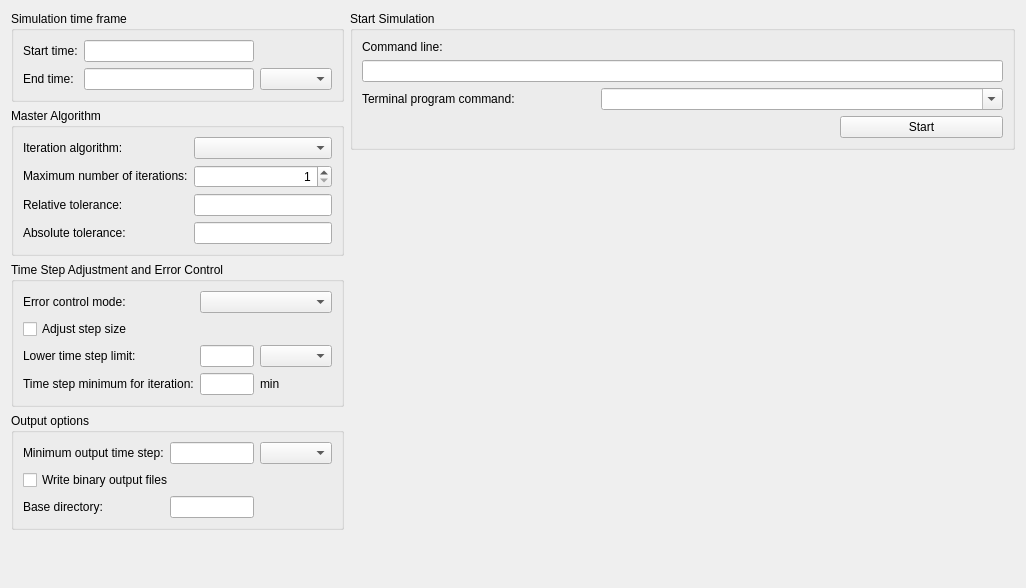
<?xml version="1.0" encoding="UTF-8"?>
<ui version="4.0">
 <class>MSIMViewSimulation</class>
 <widget class="QWidget" name="MSIMViewSimulation">
  <property name="geometry">
   <rect>
    <x>0</x>
    <y>0</y>
    <width>1026</width>
    <height>588</height>
   </rect>
  </property>
  <property name="windowTitle">
   <string>Form</string>
  </property>
  <layout class="QHBoxLayout" name="horizontalLayout" stretch="1,2">
   <item>
    <layout class="QVBoxLayout" name="verticalLayout">
     <item>
      <widget class="QGroupBox" name="groupBox">
       <property name="title">
        <string>Simulation time frame</string>
       </property>
       <layout class="QGridLayout" name="gridLayout_2">
        <item row="0" column="0">
         <widget class="QLabel" name="label">
          <property name="text">
           <string>Start time:</string>
          </property>
         </widget>
        </item>
        <item row="0" column="1">
         <widget class="QLineEdit" name="lineEditStartTime"/>
        </item>
        <item row="0" column="2">
         <widget class="QLabel" name="labelStartTimeUnit"/>
        </item>
        <item row="1" column="0">
         <widget class="QLabel" name="label_2">
          <property name="text">
           <string>End time:</string>
          </property>
         </widget>
        </item>
        <item row="1" column="1">
         <widget class="QLineEdit" name="lineEditEndTime"/>
        </item>
        <item row="1" column="2">
         <widget class="QComboBox" name="comboBoxEndTimeUnit"/>
        </item>
       </layout>
      </widget>
     </item>
     <item>
      <widget class="QGroupBox" name="groupBox_2">
       <property name="title">
        <string>Master Algorithm</string>
       </property>
       <layout class="QGridLayout" name="gridLayout_4">
        <item row="0" column="0">
         <widget class="QLabel" name="label_4">
          <property name="text">
           <string>Iteration algorithm:</string>
          </property>
         </widget>
        </item>
        <item row="0" column="1">
         <widget class="QComboBox" name="comboBoxMasterAlgorithm"/>
        </item>
        <item row="1" column="0">
         <widget class="QLabel" name="label_5">
          <property name="toolTip">
           <string>A value of 1 disables iteration</string>
          </property>
          <property name="text">
           <string>&lt;html&gt;&lt;head/&gt;&lt;body&gt;&lt;p&gt;Maximum number of iterations:&lt;/p&gt;&lt;/body&gt;&lt;/html&gt;</string>
          </property>
         </widget>
        </item>
        <item row="1" column="1">
         <widget class="QSpinBox" name="spinBoxMaxIteration">
          <property name="alignment">
           <set>Qt::AlignRight|Qt::AlignTrailing|Qt::AlignVCenter</set>
          </property>
          <property name="minimum">
           <number>1</number>
          </property>
          <property name="maximum">
           <number>100</number>
          </property>
         </widget>
        </item>
        <item row="2" column="0">
         <widget class="QLabel" name="label_6">
          <property name="text">
           <string>Relative tolerance:</string>
          </property>
         </widget>
        </item>
        <item row="2" column="1">
         <widget class="QLineEdit" name="lineEditRelTol"/>
        </item>
        <item row="3" column="0">
         <widget class="QLabel" name="label_7">
          <property name="text">
           <string>Absolute tolerance:</string>
          </property>
         </widget>
        </item>
        <item row="3" column="1">
         <widget class="QLineEdit" name="lineEditAbsTol"/>
        </item>
       </layout>
      </widget>
     </item>
     <item>
      <widget class="QGroupBox" name="groupBox_4">
       <property name="title">
        <string>Time Step Adjustment and Error Control</string>
       </property>
       <layout class="QGridLayout" name="gridLayout_5">
        <item row="0" column="0">
         <widget class="QLabel" name="label_11">
          <property name="text">
           <string>Error control mode:</string>
          </property>
         </widget>
        </item>
        <item row="0" column="1" colspan="2">
         <widget class="QComboBox" name="comboBoxErrorControl"/>
        </item>
        <item row="1" column="0" colspan="3">
         <widget class="QCheckBox" name="checkBoxAdjustStepSize">
          <property name="toolTip">
           <string>Can be checked when error-based time step adjustment is off and iteration algorithm is enabled.</string>
          </property>
          <property name="text">
           <string>Adjust step size</string>
          </property>
         </widget>
        </item>
        <item row="2" column="0">
         <widget class="QLabel" name="label_12">
          <property name="text">
           <string>Lower time step limit:</string>
          </property>
         </widget>
        </item>
        <item row="2" column="1">
         <widget class="QLineEdit" name="lineEditMinDt">
          <property name="toolTip">
           <string>If time step is reduced below this limit, simulation is stopped.</string>
          </property>
         </widget>
        </item>
        <item row="2" column="2">
         <widget class="QComboBox" name="comboBoxMinDtUnit"/>
        </item>
        <item row="3" column="0">
         <widget class="QLabel" name="label_13">
          <property name="text">
           <string>Time step minimum for iteration:</string>
          </property>
         </widget>
        </item>
        <item row="3" column="1">
         <widget class="QLineEdit" name="lineEditDtIterLimit"/>
        </item>
        <item row="3" column="2">
         <widget class="QLabel" name="labelDtIterLimitUnit">
          <property name="text">
           <string>min</string>
          </property>
         </widget>
        </item>
       </layout>
      </widget>
     </item>
     <item>
      <widget class="QGroupBox" name="groupBox_3">
       <property name="title">
        <string>Output options</string>
       </property>
       <layout class="QGridLayout" name="gridLayout_3">
        <item row="0" column="0">
         <widget class="QLabel" name="label_8">
          <property name="text">
           <string>Minimum output time step:</string>
          </property>
         </widget>
        </item>
        <item row="0" column="1">
         <widget class="QLineEdit" name="lineEdit"/>
        </item>
        <item row="0" column="2">
         <widget class="QComboBox" name="comboBoxMinOutputDtUnit"/>
        </item>
        <item row="1" column="0" colspan="2">
         <widget class="QCheckBox" name="checkBoxBinaryOutputFiles">
          <property name="text">
           <string>Write binary output files</string>
          </property>
         </widget>
        </item>
        <item row="2" column="0">
         <widget class="QLabel" name="label_9">
          <property name="text">
           <string>Base directory:</string>
          </property>
         </widget>
        </item>
        <item row="2" column="1">
         <widget class="QLineEdit" name="lineEdit_2"/>
        </item>
       </layout>
      </widget>
     </item>
     <item>
      <spacer name="verticalSpacer_2">
       <property name="orientation">
        <enum>Qt::Vertical</enum>
       </property>
       <property name="sizeHint" stdset="0">
        <size>
         <width>20</width>
         <height>40</height>
        </size>
       </property>
      </spacer>
     </item>
    </layout>
   </item>
   <item>
    <layout class="QVBoxLayout" name="verticalLayout_2">
     <item>
      <widget class="QGroupBox" name="groupBox_5">
       <property name="title">
        <string>Start Simulation</string>
       </property>
       <layout class="QGridLayout" name="gridLayout_6">
        <item row="0" column="0">
         <widget class="QLabel" name="label_3">
          <property name="text">
           <string>Command line:</string>
          </property>
         </widget>
        </item>
        <item row="1" column="0" colspan="3">
         <widget class="QLineEdit" name="lineEditCommandLine"/>
        </item>
        <item row="2" column="0">
         <widget class="QLabel" name="label_10">
          <property name="text">
           <string>Terminal program command:</string>
          </property>
         </widget>
        </item>
        <item row="2" column="1" colspan="2">
         <widget class="QComboBox" name="comboBoxTerminalCommand">
          <property name="editable">
           <bool>true</bool>
          </property>
         </widget>
        </item>
        <item row="3" column="0" colspan="2">
         <spacer name="horizontalSpacer">
          <property name="orientation">
           <enum>Qt::Horizontal</enum>
          </property>
          <property name="sizeHint" stdset="0">
           <size>
            <width>472</width>
            <height>20</height>
           </size>
          </property>
         </spacer>
        </item>
        <item row="3" column="2">
         <widget class="QPushButton" name="pushButtonRun">
          <property name="text">
           <string>Start</string>
          </property>
         </widget>
        </item>
       </layout>
      </widget>
     </item>
     <item>
      <spacer name="verticalSpacer">
       <property name="orientation">
        <enum>Qt::Vertical</enum>
       </property>
       <property name="sizeHint" stdset="0">
        <size>
         <width>20</width>
         <height>40</height>
        </size>
       </property>
      </spacer>
     </item>
    </layout>
   </item>
  </layout>
 </widget>
 <resources/>
 <connections/>
</ui>
